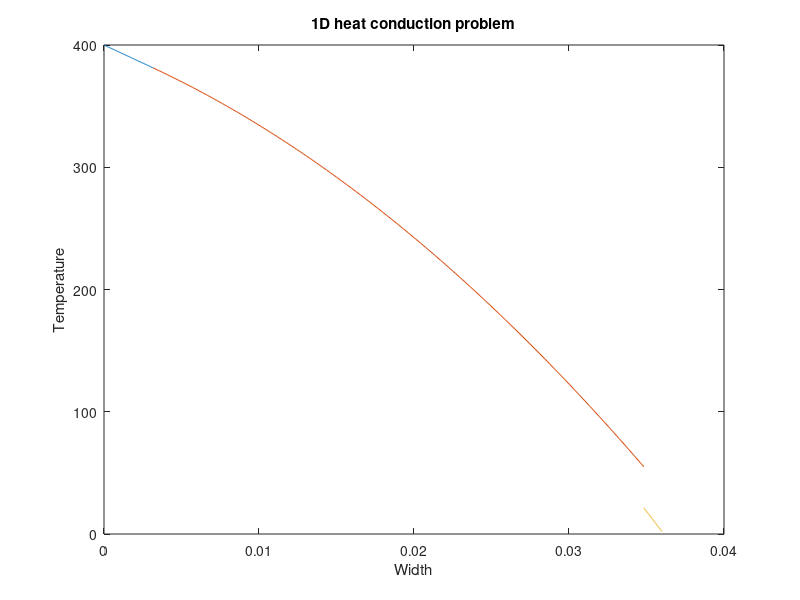

This chart was generated by the following MATLAB code:
function F=driver

% clear the console screen
clc; close all;clf
% load the data structure with info pertaining to the physical problem
dat.condu=@condu;
dat.esrc=@esrc;
dat.hgap=15764;
dat.width=[0.003175 0.034823 0.036];
bc.left.type=2; %0=neumann, 1=robin, 2=dirichlet
bc.left.C=400; % (that data is C in: +Ddu/dn=C // u/4+D/2du/dn=C // u=C)
bc.rite.type=2;
bc.rite.C=2;
dat.bc=bc; clear bc;

verif_hc_eq(dat)

return
end

%%%%%%%%%%%%%%%%%%%%%%%%%%%%%%%%%%%%%
function verif_hc_eq(dat)

cd=dat.condu; src=dat.esrc; hgap=dat.hgap; L=dat.width; 

switch dat.bc.left.type
    case 0 % Neumann
        % +Ddu/dn=C on the left becomes: -Ddu/dx=C <==> -D.B=C <==> B=-C/D
        mat(1,1:6) =[1,0,0,0,0,0];
        b(1) = -dat.bc.left.C / cd(L(1));
    case 1 % Robin
        % u/4+D/2du/dn=C on the left becomes: u/4-D/2du/dx=C 
        % <==> -(D/2)*B+E/4=C 
        mat(1,1:6) =[-cd(L(1))/2,1/4,0,0,0,0];
        b(1) = dat.bc.left.C;
    case 2 % Dirichlet
        mat(1,1:6) =[0,1,0,0,0,0];
        b(1) = dat.bc.left.C;
end
switch dat.bc.rite.type
    case 0 % Neumann
        % +Ddu/dn=C on the right becomes: Ddu/dx=C <==> D.B=C <==> B=C/D
        mat(6,1:6) =[0,0,0,0,1,0];
        b(6) = dat.bc.rite.C / cd(L(3));
    case 1 % Robin
        % u/4+D/2du/dn=C on the right becomes: u/4+D/2du/dx=C 
        % <==> (BL+E)/4 + (D/2)*B = C 
        mat(6,1:6) =[0,0,0,0,L(3)/4+cd(L(3))/2,1/4];
        b(6) = dat.bc.rite.C;
    case 2 % Dirichlet
        mat(6,1:6) =[0,0,0,0,L(3),1];
        b(6) = dat.bc.rite.C;
end

Y1=-src(L(2))/cd(L(1));
Y2=-src(L(2))/(2*cd(L(2)));

mat(2,1:6) =[cd(L(1))/cd(L(2)),0,-1,0,0,0];
mat(3,1:6) =[L(1),1,-L(1),-1,0,0];
mat(4,1:6) =[0,0,2*cd(L(2))+L(2)*hgap,hgap,-L(2)*hgap,-hgap];
mat(5,1:6) =[0,0,L(2)*hgap,hgap,2*cd(L(3))-L(2)*hgap,-hgap];
b(2) =Y1*L(1);
b(3) =Y2*L(1)*L(1);
b(4) =-hgap*Y2*L(2)*L(2)+2*src(L(2))*L(2);
b(5) =-hgap*Y2*L(2)*L(2);

% get coefficient for the analytical solution
a=mat\b';
x1=linspace(0,L(1));
x2=linspace(L(1),L(2));
x3=linspace(L(2),L(3));
y1=a(1)*x1+a(2);
y2=Y2*(x2.^2)+a(3)*x2+a(4);
y3=a(5)*x3+a(6);

plot(x1,y1,x2,y2,x3,y3); hold all;
title('1D heat conduction problem')
xlabel('Width')
ylabel('Temperature')

return
end

%%%%%%%%%%%%%%%%%%%%%%%%%%%%%%%%%%%%%
function y=condu(x)
w=[0.003175 0.034823 0.036];
if x<=w(2)
    y=18;
else
    y=16;
end
return
end
%%%%%%%%%%%%%%%%%%%%%%%%%%%%%%%%%%%%%
function y=esrc(x)
w=[0.003175 0.034823 0.036];
if (x>w(1) | x<=w(2)) 
    y=5000000;
else
    y=0;
end
return
end
%%%%%%%%%%%%%%%%%%%%%%%%%%%%%%%%%%%%%
